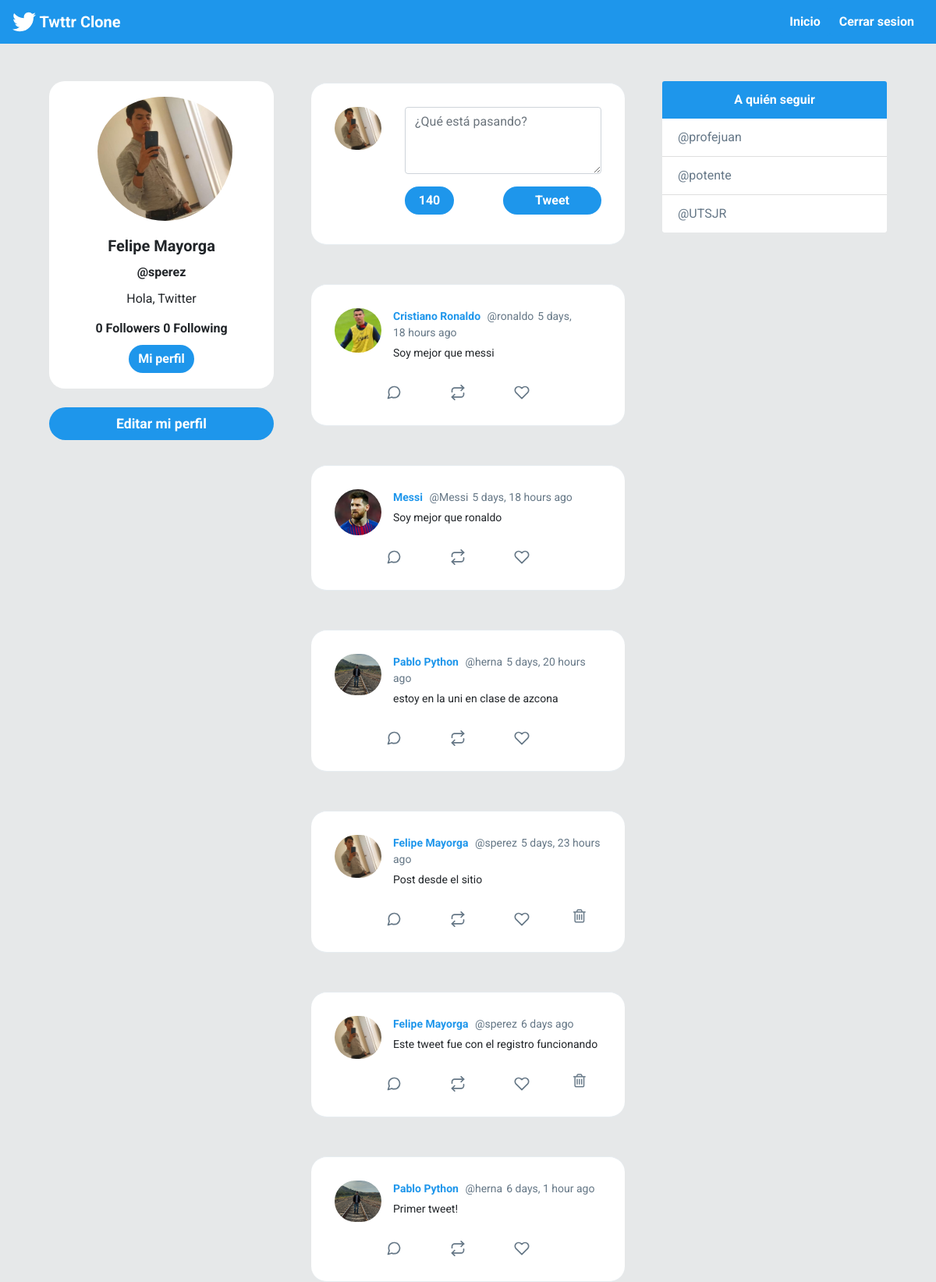
The page / (signed in) on the database its author committed.
### twitter/models.py (models this page shows, shortened)
class Profile(models.Model):
    user = models.OneToOneField(User, on_delete=models.CASCADE)
    bio = models.CharField(default='Hola, Twitter', max_length=100)
    image = models.ImageField(default='default.png')
    def following(self):
        user_ids = Relationship.objects.filter(from_user=self.user)\
									.values_list('to_user_id', flat=True)
        return User.objects.filter(id__in=user_ids)
    def followers(self):
        user_ids = Relationship.objects.filter(to_user=self.user)\
									.values_list('from_user_id', flat=True)
        return User.objects.filter(id__in=user_ids)

class Post(models.Model):
    timestamp = models.DateTimeField(default=timezone.now)
    content = models.TextField()
    user = models.ForeignKey(User, on_delete=models.CASCADE, related_name='posts')
    class Meta:
        ordering = ['-timestamp']

### twitter/views.py (the view)
# urls.py: 2. Add a URL to urlpatterns:  path('', views.home, name='home')
@login_required
def home(request):
    posts = Post.objects.all()
    if request.method == 'POST':
        form = PostForm(request.POST)
        if form.is_valid():
            post = form.save(commit=False)
            post.user = request.user
            post.save()
            return redirect('home')
    else:
        form =  PostForm()
    context = {'posts':posts, 'form' : form }
    return render(request, 'twitter/newsfeed.html', context)

### twitter/forms.py
class PostForm(forms.ModelForm):
	content = forms.CharField(widget=forms.Textarea(attrs={'class':'form-control w-100',
								'id':'contentsBox', 'rows':'3',
								'placeholder':'¿Qué está pasando?'}))
	class Meta:
		model = Post
		fields = ['content']

### twitter/templates/twitter/newsfeed.html (shortened to what this page needs)
{% extends 'twitter/layout.html' %}
{% load humanize %}
{% block content %}
<div id="main" class="container-fluid d-flex">
    <div class="sidebar m-5 d-none d-md-block">
        <div class="">
            <div class="card " style="width: 18rem; text-align:center;border-radius: 20px;">
                <img class="card-img-top rounded-circle"
                    style="width:60%; position: relative;left: 62px;padding-top: 20px;"
                    src="{{ request.user.profile.image.url }}" alt="Card image cap">
                <div class="card-body">
                    <h5 class="card-title font-weight-bold">{{ request.user.first_name }}</h5>
                    <h6 class="card-title font-weight-bold">@{{ request.user }}</h6>
                    <p class="card-text">{{ request.user.profile.bio }}</p>
                    <h6 class="card-title font-weight-bold">
                        {{ request.user.profile.followers.count }} Followers
                        {{ request.user.profile.following.count }} Following
                    </h6>
                    <a href="#" class="btn  text-white rounded-pill">Mi perfil</a>
                </div>
            </div>
            <a href="{% url 'editar' %}" id="addATweetLeft" onclick="addTweet()" type="button"
                style="border-radius: 30px; font-size: 1.1rem; font-weight:bold;"
                class="btn btn-lg btn-block mt-4 text-white ">Editar mi perfil</a>
        </div>
    </div>
    <div class="content">
        <div id="inputTweetArea" class="tweet-wrap">
            <div class="d-flex">
                <div class="col-xs">
                    <img src="{{ request.user.profile.image.url }}" alt=""
                        class="avator">
                </div>
                <form class="col pr-0" method="post">
                    {{ form.content }}
                    <div class="container d-flex" style="padding: 1rem 0 0 0;">
                        <div id="leftBtn">
                            <div id="charBadge" class="badge badge-pill badge-primary ml-2"
                                style="display: flex;align-items: center;width: 50%;justify-content: center;">
                                <div id="charCountArea">140</div>
                            </div>
                        </div>
                        <div id="rightBtn">
                            <button class="btn rounded-pill" style="width: 100%;">Tweet</button>
                        </div>
                    </div>
                </form>
            </div>
        </div>
        {% for post in posts%}
        <div id="tweetCards">
            <div class="tweet-wrap" style="border-radius:20px">
                <div class="tweet-header">
                    <img src="{{ post.user.profile.image.url}}"
                        alt="" class="avator">
                    <div class="tweet-header-info">
                        <a href="{% url 'profile' post.user %}">
                        {{ post.user.first_name }} </a><span>@{{ post.user }}</span><span>{{ post.timestamp|naturaltime }}
                        </span>
                        <p>{{ post.content }} </p>
                    </div>
                </div>
                <div class="tweet-info-counts">
                    <div class="comments">
                        <button style="background: white; border: none;">
                        </button>
                    </div>
                    <div class="retweets">
                        <button style="background: white; border: none;">
                        </button>
                    </div>
                    <div class="likes">
                        <button style="background: white; border: none;">
                        </button>
                    </div>
                    {% if request.user == post.user %}
                    <div class="trash">
                        <a href="{% url 'delete' post.id %}" style="background: white; border: none;">
                            <i class="fa fa-trash-o" style="color:#657786; font-size: 20px" aria-hidden="true"></i>
                        </a>
                    </div>
                    {% endif %}
                </div>
            </div>
        </div>
        {% endfor %}
    </div>
    <div class="sidebar m-5 d-none d-xl-block">
        <div class="card" style="width: 18rem;">
            <div class="card-header">
                A quién seguir
            </div>
            <ul class="list-group list-group-flush">
                <li class="list-group-item"><a href="https://twitter.com/playboicarti"
                        style="text-decoration: none;color: #657787;">@profejuan</a></li>
                <li class="list-group-item"><a href="https://twitter.com/LILUZIVERT"
                        style="text-decoration: none;color: #657787;">@potente</a></li>
                <li class="list-group-item"><a href="https://twitter.com/NARUTO_kousiki"
                        style="text-decoration: none;color: #657787;">@UTSJR</a></li>
            </ul>
        </div>
    </div>
</div>
{% endblock content %}

### twitter/static/css/style.css (style rules this page uses)
body { background: #E6E8E9; ; font-family: 'Asap', sans-serif; font-family: 'Roboto', sans-serif; }
img { max-width: 100%; }
.avator { border-radius: 100px; width: 60px; margin-right: 15px; }
.card { border: none; }
.card-header { background-color: #1E96EB ; color: white; text-align: center; font-weight: bold; border: none; }
#main { justify-content: center; }
#inputTweetArea { border-radius: 20px; }
#leftBtn { width: 50%; text-align: left; padding: 0; }
#rightBtn { width: 50%; text-align: right; padding: 0; }
.tweet-wrap { max-width: 490px; background: #fff; margin: 0 auto; margin-top: 50px; border-radius: 3px; padding: 30px; border-bottom: 1px solid #e6ecf0; border-top: 1px solid #e6ecf0; }
.tweet-header { display: flex; align-items: flex-start; font-size: 14px; }
.tweet-header-info { font-weight: bold; }
.tweet-header-info span { color: #657786; font-weight: normal; margin-left: 5px; }
.tweet-header-info p { font-weight: normal; margin-top: 5px; }
.tweet-info-counts { display: flex; margin-left: 60px; margin-top: 10px; }
.tweet-info-counts div { display: flex; margin-right: 20px; }
.tweet-info-counts div svg { color: #657786; margin-right: 10px; }
.btn { background-color: #1E96EB ; border-style: none; font-weight: bold; color: white; }
#charBadge { background-color: #1E96EB ; position: relative; left: -8px; font-size: 1rem; height: 100%; }
a:link { color: #1E96EB ; text-decoration: none; }

### rows shown on the page
Post: user.profile.image (picture), user.first_name "Cristiano Ronaldo", user "ronaldo", timestamp "5 days, 18 hours ago", content "Soy mejor que messi"
Post: user.profile.image (picture), user.first_name "Messi", user "Messi", timestamp "5 days, 18 hours ago", content "Soy mejor que ronaldo"
Post: user.profile.image (picture), user.first_name "Pablo Python", user "herna", timestamp "5 days, 20 hours ago", content "estoy en la uni en clase de azcona"
Post: user.profile.image (picture), user.first_name "Felipe Mayorga", user "sperez", timestamp "5 days, 23 hours ago", content "Post desde el sitio"
Post: user.profile.image (picture), user.first_name "Felipe Mayorga", user "sperez", timestamp "6 days ago", content "Este tweet fue con el registro funcionando"
Post: user.profile.image (picture), user.first_name "Pablo Python", user "herna", timestamp "6 days, 1 hour ago", content "Primer tweet!"

### other values the page prints
{{ request.user.first_name }} "Felipe Mayorga"
{{ request.user }} "sperez"
{{ request.user.profile.bio }} "Hola, Twitter"
{{ request.user.profile.followers.count }} "0"
{{ request.user.profile.following.count }} "0"
